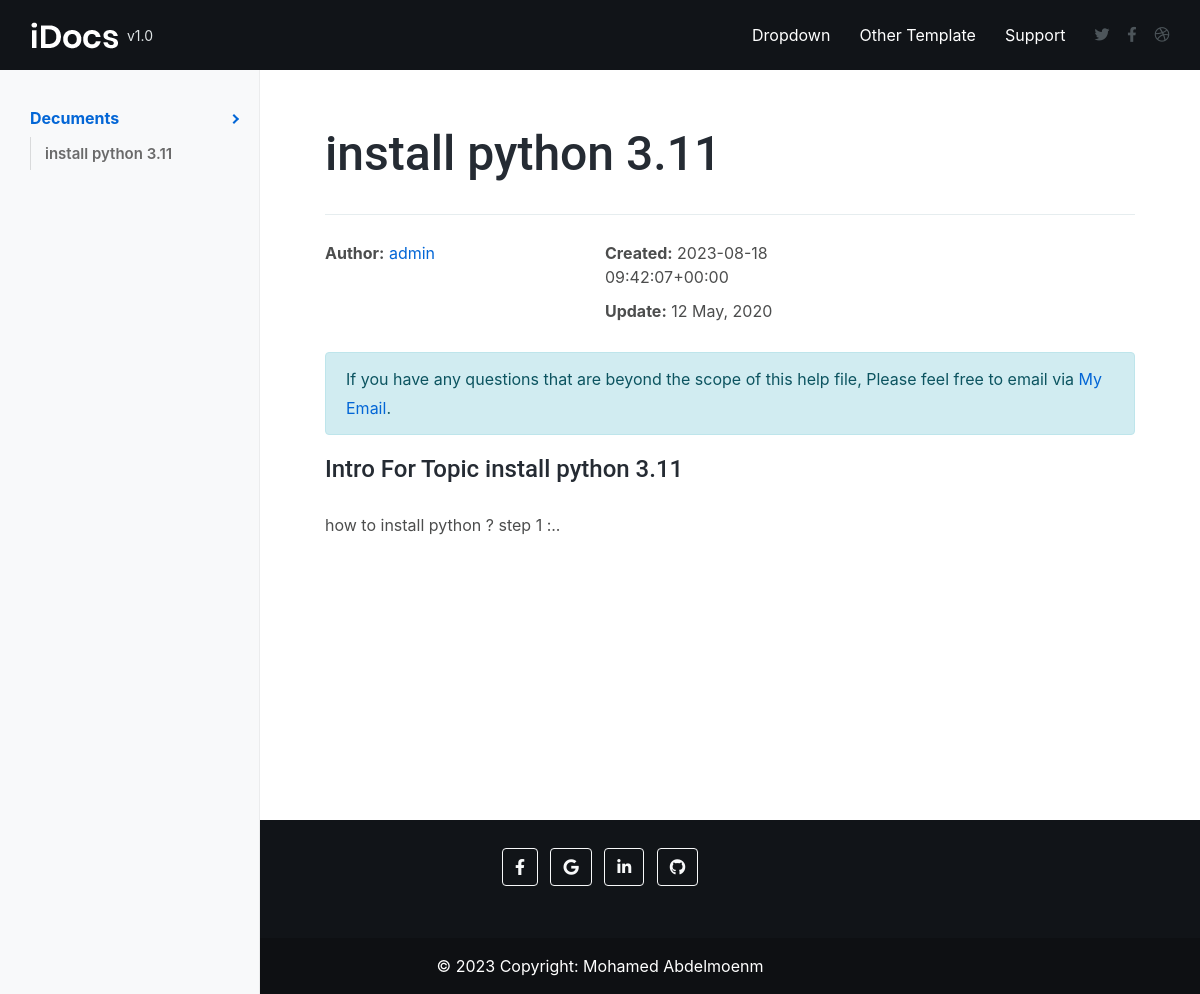
/category/1/document/1, run on an earlier commit of the app's database.
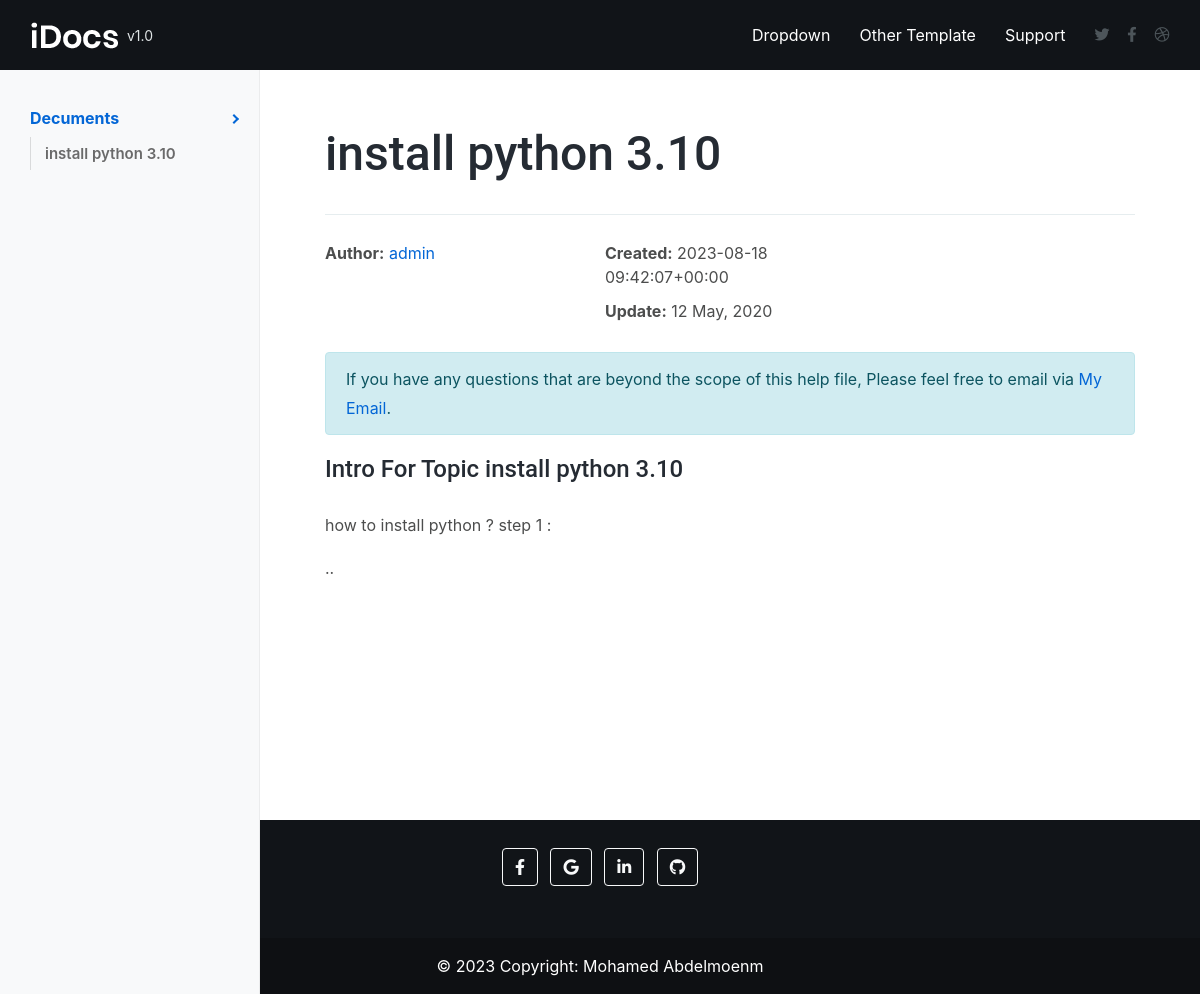
And on a later commit of the database.
### docs_app/models.py (models this page shows, shortened)
class Document(models.Model):
    category = models.ForeignKey(Category, on_delete=models.CASCADE, related_name='document_user' , verbose_name=_('Document'))
    title = models.CharField(_('Title'),max_length=100)
    content = RichTextField(_('Content'))
    author = models.ForeignKey(User, on_delete=models.SET_NULL, null=True, related_name='document_author', verbose_name=_('Author'))
    created_at = models.DateTimeField(_('Created AT'),default= timezone.now)

### docs_app/views.py (the view)
# urls.py: path('category/<int:id>/document/<int:pk>', Document_Detail.as_view(), name='document_detail'),
class Document_Detail(DetailView):
    model = Document
    template_name = 'doc/document_detail.html'

### docs_app/templates/doc/document_detail.html
{% extends 'base.html' %}
{% block body %}
	<div class="idocs-navigation bg-light">
    <ul class="nav flex-column ">
        <li class="nav-item"><a class="nav-link active" href="#idocs_start">Decuments </a>
          <ul class="nav flex-column">
            <li class="nav-item"><a class="nav-link" href="/">{{object.title}}</a></li>
        </ul>
        </li>
  </div>
    <div class="idocs-content">
      <div class="container">
        <section id="idocs_start">
        <h1>{{object.title|safe}}</h1>
		<hr>
		<div class="row">
			<div class="col-sm-6 col-lg-4">
				<ul class="list-unstyled">
					<li><strong>Author:</strong> <a href="http://www.harnishdesign.net" target="_blank">{{object.author|safe}}</a></li>
				</ul>
			</div>
			<div class="col-sm-6 col-lg-4">
				<ul class="list-unstyled">
					<li><strong class="font-weight-700">Created:</strong> {{object.created_at|safe}}</li>
					<li><strong>Update:</strong> 12 May, 2020</li>
				</ul>
			</div>
		</div>
        <p class="alert alert-info">If you have any questions that are beyond the scope of this help file, Please feel free to email via <a target="_blank" href="https://mail.google.com/mmohamedabdelm@gmail.com">My Email</a>.</p>
        </section>
        <h4>Intro For Topic {{object.title|safe}}</h2>
					<p>{{object.content|safe}}..</h3>
      </div>
    </div>
  </div>
  {% endblock body%}

What changed in the data, as far as the page shows it:
changed Document "how to install python ? step 1 :": title "install python 3.11" → "install python 3.10"
